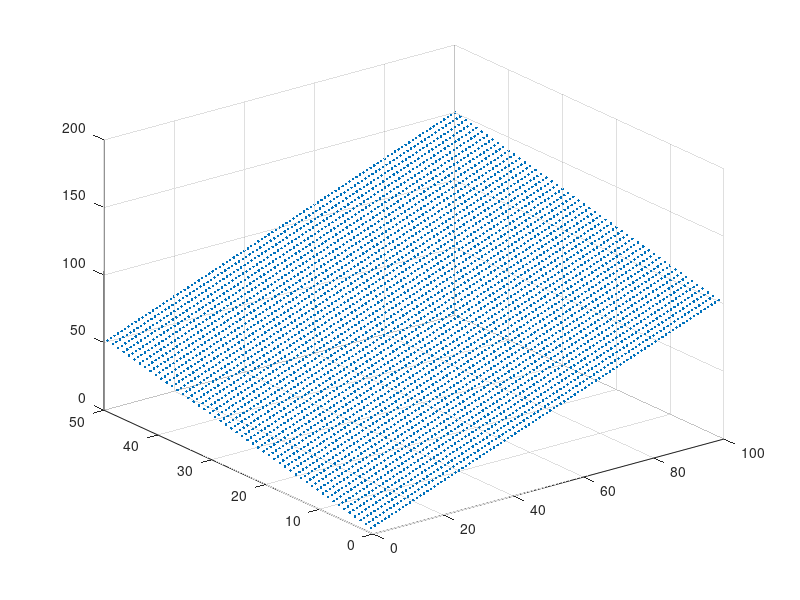
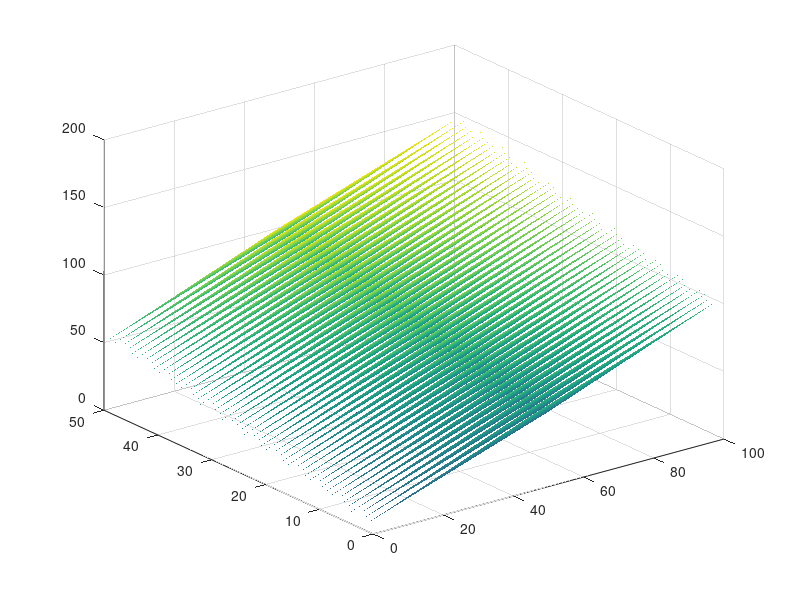

These charts were generated, in order, by the following MATLAB code:
xinit = (1:100)';
yinit = (1:50)';
nx = numel(xinit);
ny = numel(yinit);
xmesh = kron(ones(ny,1),xinit);
ymesh = kron(yinit,ones(nx,1));
Xmesh = reshape(xmesh,[ny,nx]);
Ymesh = flipud((reshape(ymesh,[ny,nx])));
pmesh = xmesh+ymesh;
scatter3(xmesh,ymesh,pmesh)
scatter3(xmesh,ymesh,pmesh,[],'.')
Pmesh = Xmesh+Ymesh;
figure(2)
surf(Xmesh,Ymesh,Pmesh,'edgecolor','none','facecolor','interp')
Ymesh = reshape(ymesh,[ny,nx]);
surf(Xmesh,Ymesh,Pmesh,'edgecolor','none','facecolor','interp')
surf(Xmesh,Ymesh,Pmesh,'edgecolor','none')
Pmesh = Xmesh+Ymesh;
surf(Xmesh,Ymesh,Pmesh,'edgecolor','none')